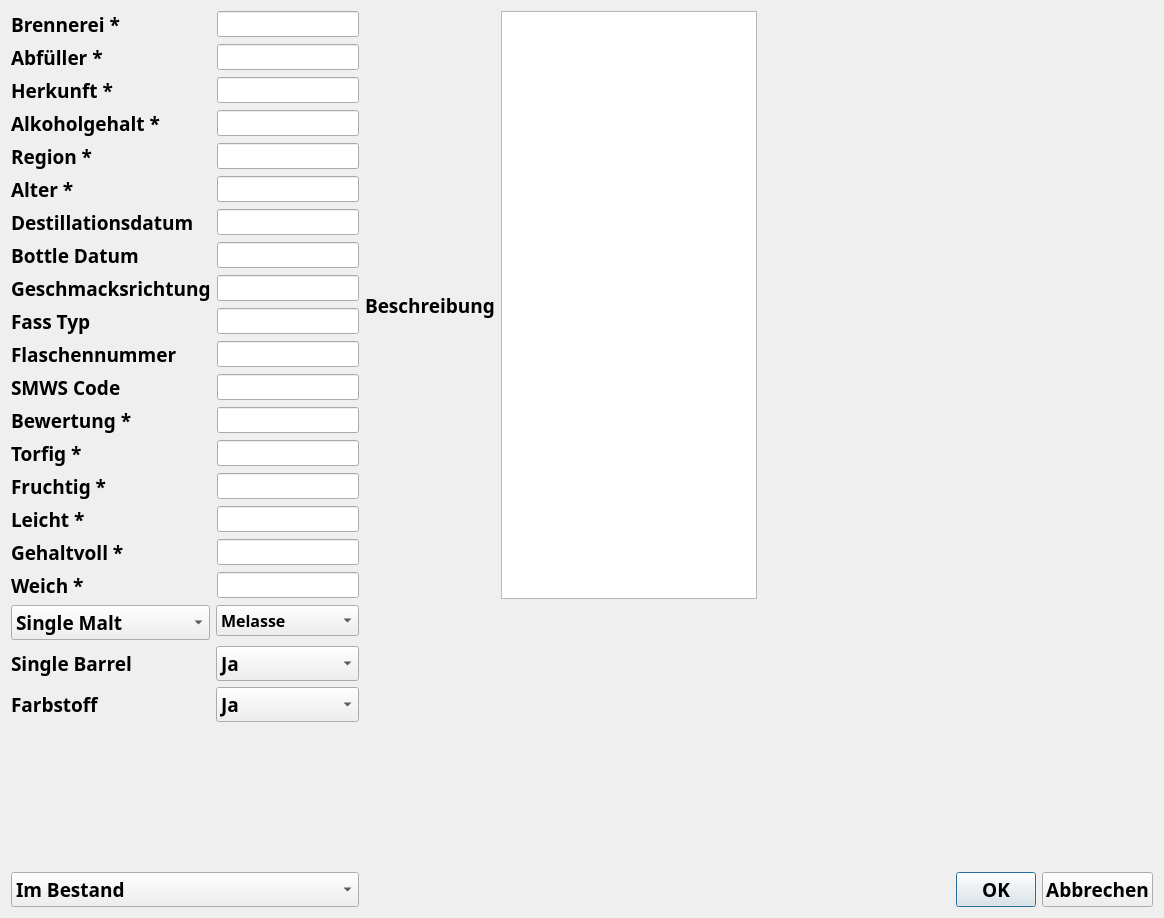
<?xml version="1.0" encoding="UTF-8"?>
<ui version="4.0">
 <class>NewWhiskyDialog</class>
 <widget class="QDialog" name="NewWhiskyDialog">
  <property name="geometry">
   <rect>
    <x>0</x>
    <y>0</y>
    <width>1164</width>
    <height>918</height>
   </rect>
  </property>
  <property name="windowTitle">
   <string>Dialog</string>
  </property>
  <layout class="QGridLayout" name="gridLayout">
   <item row="1" column="3">
    <spacer name="verticalSpacer_2">
     <property name="orientation">
      <enum>Qt::Vertical</enum>
     </property>
     <property name="sizeHint" stdset="0">
      <size>
       <width>20</width>
       <height>40</height>
      </size>
     </property>
    </spacer>
   </item>
   <item row="2" column="3">
    <spacer name="verticalSpacer_3">
     <property name="orientation">
      <enum>Qt::Vertical</enum>
     </property>
     <property name="sizeHint" stdset="0">
      <size>
       <width>20</width>
       <height>40</height>
      </size>
     </property>
    </spacer>
   </item>
   <item row="1" column="1">
    <layout class="QHBoxLayout" name="horizontalLayout_17">
     <item>
      <widget class="QLabel" name="label_14">
       <property name="font">
        <font>
         <family>Arial Black</family>
         <pointsize>14</pointsize>
         <weight>75</weight>
         <bold>true</bold>
        </font>
       </property>
       <property name="text">
        <string>Beschreibung</string>
       </property>
      </widget>
     </item>
     <item>
      <widget class="QTextEdit" name="textEdit">
       <property name="font">
        <font>
         <family>Arial Black</family>
         <pointsize>10</pointsize>
         <weight>75</weight>
         <bold>true</bold>
        </font>
       </property>
      </widget>
     </item>
    </layout>
   </item>
   <item row="3" column="3">
    <spacer name="verticalSpacer_4">
     <property name="orientation">
      <enum>Qt::Vertical</enum>
     </property>
     <property name="sizeHint" stdset="0">
      <size>
       <width>20</width>
       <height>40</height>
      </size>
     </property>
    </spacer>
   </item>
   <item row="4" column="3">
    <layout class="QHBoxLayout" name="horizontalLayout">
     <property name="sizeConstraint">
      <enum>QLayout::SetFixedSize</enum>
     </property>
     <item>
      <widget class="QPushButton" name="bestaetigen">
       <property name="font">
        <font>
         <family>Arial Black</family>
         <pointsize>14</pointsize>
         <weight>75</weight>
         <bold>true</bold>
        </font>
       </property>
       <property name="text">
        <string>OK</string>
       </property>
      </widget>
     </item>
     <item>
      <widget class="QPushButton" name="abbrechen">
       <property name="font">
        <font>
         <family>Arial Black</family>
         <pointsize>14</pointsize>
         <weight>75</weight>
         <bold>true</bold>
        </font>
       </property>
       <property name="text">
        <string>Abbrechen</string>
       </property>
      </widget>
     </item>
    </layout>
   </item>
   <item row="4" column="0">
    <widget class="QComboBox" name="comboBox_5">
     <property name="font">
      <font>
       <family>Arial Black</family>
       <pointsize>14</pointsize>
       <weight>75</weight>
       <bold>true</bold>
      </font>
     </property>
     <property name="editable">
      <bool>false</bool>
     </property>
     <item>
      <property name="text">
       <string>Im Bestand</string>
      </property>
     </item>
     <item>
      <property name="text">
       <string>Nur getestet</string>
      </property>
     </item>
    </widget>
   </item>
   <item row="1" column="0">
    <layout class="QFormLayout" name="formLayout_2">
     <item row="0" column="0">
      <widget class="QLabel" name="label">
       <property name="font">
        <font>
         <family>Arial Black</family>
         <pointsize>14</pointsize>
         <weight>75</weight>
         <bold>true</bold>
        </font>
       </property>
       <property name="text">
        <string>Brennerei *</string>
       </property>
      </widget>
     </item>
     <item row="0" column="1">
      <widget class="QLineEdit" name="lineEdit">
       <property name="font">
        <font>
         <family>Arial Black</family>
         <pointsize>10</pointsize>
         <weight>75</weight>
         <bold>true</bold>
        </font>
       </property>
      </widget>
     </item>
     <item row="1" column="0">
      <widget class="QLabel" name="label_2">
       <property name="font">
        <font>
         <family>Arial Black</family>
         <pointsize>14</pointsize>
         <weight>75</weight>
         <bold>true</bold>
        </font>
       </property>
       <property name="text">
        <string>Abfüller *</string>
       </property>
      </widget>
     </item>
     <item row="1" column="1">
      <widget class="QLineEdit" name="lineEdit_2">
       <property name="font">
        <font>
         <family>Arial Black</family>
         <pointsize>10</pointsize>
         <weight>75</weight>
         <bold>true</bold>
        </font>
       </property>
      </widget>
     </item>
     <item row="2" column="0">
      <widget class="QLabel" name="label_3">
       <property name="font">
        <font>
         <family>Arial Black</family>
         <pointsize>14</pointsize>
         <weight>75</weight>
         <bold>true</bold>
        </font>
       </property>
       <property name="text">
        <string>Herkunft *</string>
       </property>
      </widget>
     </item>
     <item row="2" column="1">
      <widget class="QLineEdit" name="lineEdit_3">
       <property name="font">
        <font>
         <family>Arial Black</family>
         <pointsize>10</pointsize>
         <weight>75</weight>
         <bold>true</bold>
        </font>
       </property>
      </widget>
     </item>
     <item row="3" column="0">
      <widget class="QLabel" name="label_5">
       <property name="font">
        <font>
         <family>Arial Black</family>
         <pointsize>14</pointsize>
         <weight>75</weight>
         <bold>true</bold>
        </font>
       </property>
       <property name="text">
        <string>Alkoholgehalt *</string>
       </property>
      </widget>
     </item>
     <item row="3" column="1">
      <widget class="QLineEdit" name="lineEdit_5">
       <property name="font">
        <font>
         <family>Arial Black</family>
         <pointsize>10</pointsize>
         <weight>75</weight>
         <bold>true</bold>
        </font>
       </property>
      </widget>
     </item>
     <item row="4" column="0">
      <widget class="QLabel" name="label_9">
       <property name="font">
        <font>
         <family>Arial Black</family>
         <pointsize>14</pointsize>
         <weight>75</weight>
         <bold>true</bold>
        </font>
       </property>
       <property name="text">
        <string>Region *</string>
       </property>
      </widget>
     </item>
     <item row="4" column="1">
      <widget class="QLineEdit" name="lineEdit_9">
       <property name="font">
        <font>
         <family>Arial Black</family>
         <pointsize>10</pointsize>
         <weight>75</weight>
         <bold>true</bold>
        </font>
       </property>
      </widget>
     </item>
     <item row="5" column="0">
      <widget class="QLabel" name="label_4">
       <property name="font">
        <font>
         <family>Arial Black</family>
         <pointsize>14</pointsize>
         <weight>75</weight>
         <bold>true</bold>
        </font>
       </property>
       <property name="text">
        <string>Alter *</string>
       </property>
      </widget>
     </item>
     <item row="5" column="1">
      <widget class="QLineEdit" name="lineEdit_4">
       <property name="font">
        <font>
         <family>Arial Black</family>
         <pointsize>10</pointsize>
         <weight>75</weight>
         <bold>true</bold>
        </font>
       </property>
      </widget>
     </item>
     <item row="6" column="0">
      <widget class="QLabel" name="label_6">
       <property name="font">
        <font>
         <family>Arial Black</family>
         <pointsize>14</pointsize>
         <weight>75</weight>
         <bold>true</bold>
        </font>
       </property>
       <property name="text">
        <string>Destillationsdatum</string>
       </property>
      </widget>
     </item>
     <item row="6" column="1">
      <widget class="QLineEdit" name="lineEdit_6">
       <property name="font">
        <font>
         <family>Arial Black</family>
         <pointsize>10</pointsize>
         <weight>75</weight>
         <bold>true</bold>
        </font>
       </property>
      </widget>
     </item>
     <item row="7" column="0">
      <widget class="QLabel" name="label_7">
       <property name="font">
        <font>
         <family>Arial Black</family>
         <pointsize>14</pointsize>
         <weight>75</weight>
         <bold>true</bold>
        </font>
       </property>
       <property name="text">
        <string>Bottle Datum</string>
       </property>
      </widget>
     </item>
     <item row="7" column="1">
      <widget class="QLineEdit" name="lineEdit_7">
       <property name="font">
        <font>
         <family>Arial Black</family>
         <pointsize>10</pointsize>
         <weight>75</weight>
         <bold>true</bold>
        </font>
       </property>
      </widget>
     </item>
     <item row="8" column="0">
      <widget class="QLabel" name="label_11">
       <property name="font">
        <font>
         <family>Arial Black</family>
         <pointsize>14</pointsize>
         <weight>75</weight>
         <bold>true</bold>
        </font>
       </property>
       <property name="text">
        <string>Geschmacksrichtung</string>
       </property>
      </widget>
     </item>
     <item row="8" column="1">
      <widget class="QLineEdit" name="lineEdit_11">
       <property name="font">
        <font>
         <family>Arial Black</family>
         <pointsize>10</pointsize>
         <weight>75</weight>
         <bold>true</bold>
        </font>
       </property>
      </widget>
     </item>
     <item row="9" column="0">
      <widget class="QLabel" name="label_8">
       <property name="font">
        <font>
         <family>Arial Black</family>
         <pointsize>14</pointsize>
         <weight>75</weight>
         <bold>true</bold>
        </font>
       </property>
       <property name="text">
        <string>Fass Typ</string>
       </property>
      </widget>
     </item>
     <item row="9" column="1">
      <widget class="QLineEdit" name="lineEdit_8">
       <property name="font">
        <font>
         <family>Arial Black</family>
         <pointsize>10</pointsize>
         <weight>75</weight>
         <bold>true</bold>
        </font>
       </property>
      </widget>
     </item>
     <item row="10" column="0">
      <widget class="QLabel" name="label_12">
       <property name="font">
        <font>
         <family>Arial Black</family>
         <pointsize>14</pointsize>
         <weight>75</weight>
         <bold>true</bold>
        </font>
       </property>
       <property name="text">
        <string>Flaschennummer</string>
       </property>
      </widget>
     </item>
     <item row="10" column="1">
      <widget class="QLineEdit" name="lineEdit_12">
       <property name="font">
        <font>
         <family>Arial Black</family>
         <pointsize>10</pointsize>
         <weight>75</weight>
         <bold>true</bold>
        </font>
       </property>
      </widget>
     </item>
     <item row="11" column="0">
      <widget class="QLabel" name="VarLabel1_2">
       <property name="font">
        <font>
         <family>Arial Black</family>
         <pointsize>14</pointsize>
         <weight>75</weight>
         <bold>true</bold>
        </font>
       </property>
       <property name="text">
        <string>SMWS Code</string>
       </property>
      </widget>
     </item>
     <item row="11" column="1">
      <widget class="QLineEdit" name="VarLineEdit1_2">
       <property name="font">
        <font>
         <family>Arial Black</family>
         <pointsize>10</pointsize>
         <weight>75</weight>
         <bold>true</bold>
        </font>
       </property>
      </widget>
     </item>
     <item row="12" column="0">
      <widget class="QLabel" name="label_13">
       <property name="font">
        <font>
         <family>Arial Black</family>
         <pointsize>14</pointsize>
         <weight>75</weight>
         <bold>true</bold>
        </font>
       </property>
       <property name="text">
        <string>Bewertung *</string>
       </property>
      </widget>
     </item>
     <item row="12" column="1">
      <widget class="QLineEdit" name="lineEdit_13">
       <property name="font">
        <font>
         <family>Arial Black</family>
         <pointsize>10</pointsize>
         <weight>75</weight>
         <bold>true</bold>
        </font>
       </property>
      </widget>
     </item>
     <item row="13" column="0">
      <widget class="QLabel" name="VarLabel1_3">
       <property name="font">
        <font>
         <family>Arial Black</family>
         <pointsize>14</pointsize>
         <weight>75</weight>
         <bold>true</bold>
        </font>
       </property>
       <property name="text">
        <string>Torfig *</string>
       </property>
      </widget>
     </item>
     <item row="13" column="1">
      <widget class="QLineEdit" name="VarLineEdit1_3">
       <property name="font">
        <font>
         <family>Arial Black</family>
         <pointsize>10</pointsize>
         <weight>75</weight>
         <bold>true</bold>
        </font>
       </property>
      </widget>
     </item>
     <item row="14" column="0">
      <widget class="QLabel" name="VarLabel1_4">
       <property name="font">
        <font>
         <family>Arial Black</family>
         <pointsize>14</pointsize>
         <weight>75</weight>
         <bold>true</bold>
        </font>
       </property>
       <property name="text">
        <string>Fruchtig *</string>
       </property>
      </widget>
     </item>
     <item row="14" column="1">
      <widget class="QLineEdit" name="VarLineEdit1_4">
       <property name="font">
        <font>
         <family>Arial Black</family>
         <pointsize>10</pointsize>
         <weight>75</weight>
         <bold>true</bold>
        </font>
       </property>
      </widget>
     </item>
     <item row="15" column="0">
      <widget class="QLabel" name="VarLabel1_5">
       <property name="font">
        <font>
         <family>Arial Black</family>
         <pointsize>14</pointsize>
         <weight>75</weight>
         <bold>true</bold>
        </font>
       </property>
       <property name="text">
        <string>Leicht *</string>
       </property>
      </widget>
     </item>
     <item row="15" column="1">
      <widget class="QLineEdit" name="VarLineEdit1_5">
       <property name="font">
        <font>
         <family>Arial Black</family>
         <pointsize>10</pointsize>
         <weight>75</weight>
         <bold>true</bold>
        </font>
       </property>
      </widget>
     </item>
     <item row="16" column="0">
      <widget class="QLabel" name="VarLabel1_6">
       <property name="font">
        <font>
         <family>Arial Black</family>
         <pointsize>14</pointsize>
         <weight>75</weight>
         <bold>true</bold>
        </font>
       </property>
       <property name="text">
        <string>Gehaltvoll *</string>
       </property>
      </widget>
     </item>
     <item row="16" column="1">
      <widget class="QLineEdit" name="VarLineEdit1_6">
       <property name="font">
        <font>
         <family>Arial Black</family>
         <pointsize>10</pointsize>
         <weight>75</weight>
         <bold>true</bold>
        </font>
       </property>
      </widget>
     </item>
     <item row="17" column="0">
      <widget class="QLabel" name="VarLabel1_7">
       <property name="font">
        <font>
         <family>Arial Black</family>
         <pointsize>14</pointsize>
         <weight>75</weight>
         <bold>true</bold>
        </font>
       </property>
       <property name="text">
        <string>Weich *</string>
       </property>
      </widget>
     </item>
     <item row="17" column="1">
      <widget class="QLineEdit" name="VarLineEdit1_7">
       <property name="font">
        <font>
         <family>Arial Black</family>
         <pointsize>10</pointsize>
         <weight>75</weight>
         <bold>true</bold>
        </font>
       </property>
      </widget>
     </item>
    </layout>
   </item>
   <item row="2" column="0">
    <layout class="QFormLayout" name="formLayout">
     <item row="0" column="0">
      <widget class="QComboBox" name="comboBox_6">
       <property name="font">
        <font>
         <family>Arial Black</family>
         <pointsize>14</pointsize>
         <weight>75</weight>
         <bold>true</bold>
        </font>
       </property>
       <property name="editable">
        <bool>false</bool>
       </property>
       <item>
        <property name="text">
         <string>Single Malt</string>
        </property>
       </item>
       <item>
        <property name="text">
         <string>Malt Whisky</string>
        </property>
       </item>
       <item>
        <property name="text">
         <string>Single Barrel Malt</string>
        </property>
       </item>
       <item>
        <property name="text">
         <string>Grain</string>
        </property>
       </item>
       <item>
        <property name="text">
         <string>Scotch</string>
        </property>
       </item>
       <item>
        <property name="text">
         <string>Burbon</string>
        </property>
       </item>
      </widget>
     </item>
     <item row="0" column="1">
      <widget class="QComboBox" name="comboBox_2">
       <property name="font">
        <font>
         <family>Arial Black</family>
         <pointsize>12</pointsize>
         <weight>75</weight>
         <bold>true</bold>
        </font>
       </property>
       <property name="editable">
        <bool>false</bool>
       </property>
       <item>
        <property name="text">
         <string>Melasse</string>
        </property>
       </item>
       <item>
        <property name="text">
         <string>Zuckerrohr</string>
        </property>
       </item>
      </widget>
     </item>
     <item row="1" column="0">
      <widget class="QLabel" name="VarLabel1_8">
       <property name="font">
        <font>
         <family>Arial Black</family>
         <pointsize>14</pointsize>
         <weight>75</weight>
         <bold>true</bold>
        </font>
       </property>
       <property name="text">
        <string>Single Barrel</string>
       </property>
      </widget>
     </item>
     <item row="1" column="1">
      <widget class="QComboBox" name="comboBox_3">
       <property name="font">
        <font>
         <family>Arial Black</family>
         <pointsize>14</pointsize>
         <weight>75</weight>
         <bold>true</bold>
        </font>
       </property>
       <item>
        <property name="text">
         <string>Ja</string>
        </property>
       </item>
       <item>
        <property name="text">
         <string>Nein</string>
        </property>
       </item>
      </widget>
     </item>
     <item row="2" column="0">
      <widget class="QLabel" name="VarLabel1_9">
       <property name="font">
        <font>
         <family>Arial Black</family>
         <pointsize>14</pointsize>
         <weight>75</weight>
         <bold>true</bold>
        </font>
       </property>
       <property name="text">
        <string>Farbstoff</string>
       </property>
      </widget>
     </item>
     <item row="2" column="1">
      <widget class="QComboBox" name="comboBox_4">
       <property name="font">
        <font>
         <family>Arial Black</family>
         <pointsize>14</pointsize>
         <weight>75</weight>
         <bold>true</bold>
        </font>
       </property>
       <item>
        <property name="text">
         <string>Ja</string>
        </property>
       </item>
       <item>
        <property name="text">
         <string>Nein</string>
        </property>
       </item>
      </widget>
     </item>
    </layout>
   </item>
   <item row="3" column="0">
    <spacer name="verticalSpacer">
     <property name="orientation">
      <enum>Qt::Vertical</enum>
     </property>
     <property name="sizeHint" stdset="0">
      <size>
       <width>20</width>
       <height>40</height>
      </size>
     </property>
    </spacer>
   </item>
   <item row="1" column="2">
    <spacer name="horizontalSpacer">
     <property name="orientation">
      <enum>Qt::Horizontal</enum>
     </property>
     <property name="sizeHint" stdset="0">
      <size>
       <width>40</width>
       <height>20</height>
      </size>
     </property>
    </spacer>
   </item>
   <item row="2" column="2">
    <spacer name="horizontalSpacer_2">
     <property name="orientation">
      <enum>Qt::Horizontal</enum>
     </property>
     <property name="sizeHint" stdset="0">
      <size>
       <width>40</width>
       <height>20</height>
      </size>
     </property>
    </spacer>
   </item>
   <item row="3" column="2">
    <spacer name="horizontalSpacer_3">
     <property name="orientation">
      <enum>Qt::Horizontal</enum>
     </property>
     <property name="sizeHint" stdset="0">
      <size>
       <width>40</width>
       <height>20</height>
      </size>
     </property>
    </spacer>
   </item>
  </layout>
 </widget>
 <resources/>
 <connections/>
</ui>
